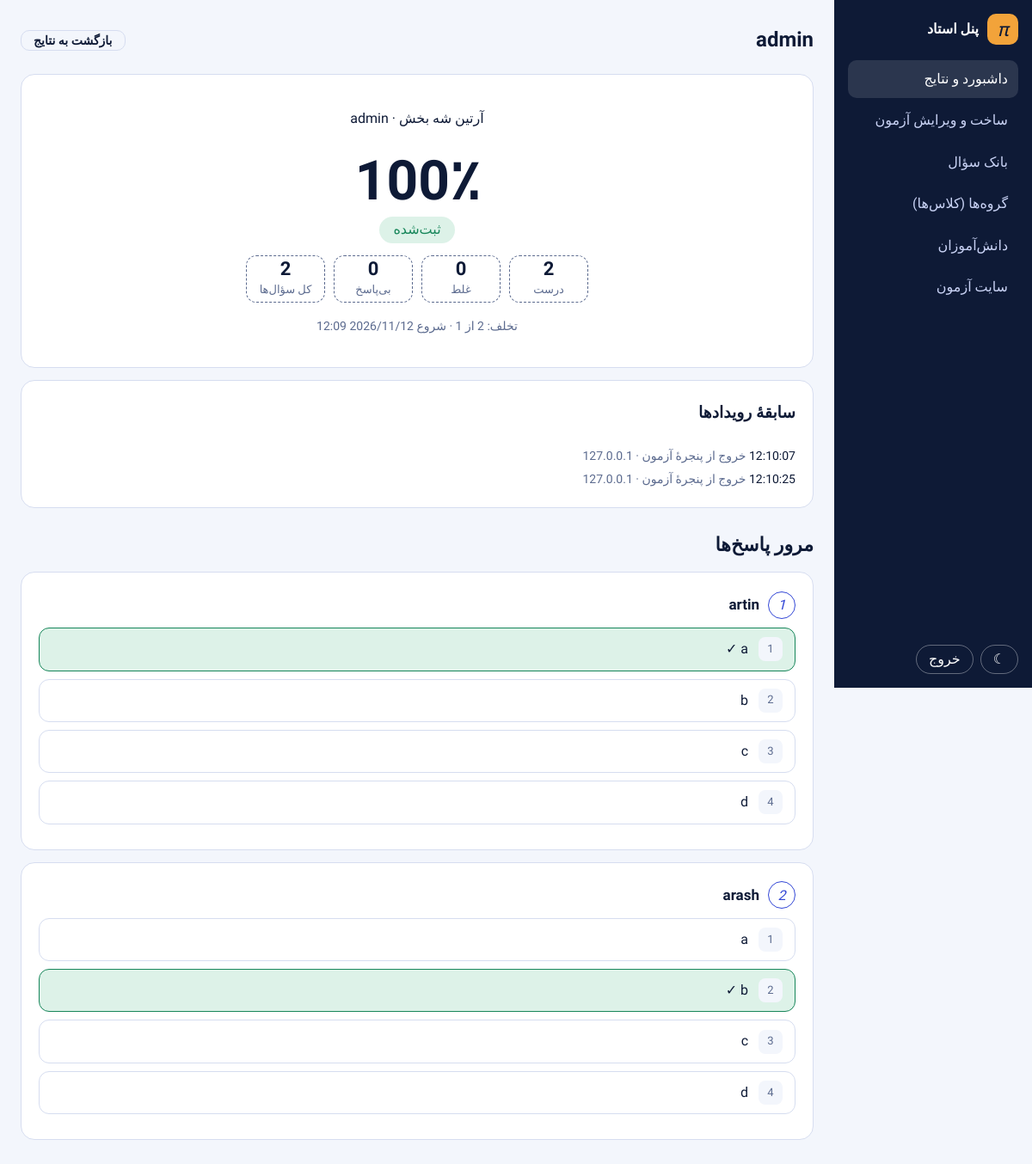
The page /teacher/attempt/3/ (signed in) on the database its author committed.
### exams/models.py (models this page shows, shortened)
class Attempt(models.Model):
    class Status(models.TextChoices):
        IN_PROGRESS = "in_progress", "در حال برگزاری"
        SUBMITTED = "submitted", "ثبت‌شده"
        DISQUALIFIED = "disqualified", "ابطال‌شده به‌دلیل تخلف"
        EXPIRED = "expired", "پایان زمان"
    user = models.ForeignKey(settings.AUTH_USER_MODEL, on_delete=models.PROTECT, related_name="attempts")
    exam = models.ForeignKey(Exam, on_delete=models.PROTECT, related_name="attempts")
    questions = models.ManyToManyField(Question, blank=True)  # مجموعهٔ سؤال‌های همین نفر (ثابت‌شده هنگام شروع)
    started_at = models.DateTimeField(auto_now_add=True)
    deadline = models.DateTimeField()
    finished_at = models.DateTimeField(null=True, blank=True)
    status = models.CharField(max_length=20, choices=Status.choices, default=Status.IN_PROGRESS)
    score = models.FloatField(null=True, blank=True)
    total = models.PositiveSmallIntegerField(default=0)
    answered = models.PositiveSmallIntegerField(default=0)
    correct = models.PositiveSmallIntegerField(default=0)
    violations = models.PositiveSmallIntegerField(default=0)
    class Meta:
        constraints = [
            models.UniqueConstraint(fields=["user", "exam"], name="one_attempt_per_user_exam"),
            models.CheckConstraint(condition=Q(score__isnull=True) | (Q(score__gte=0) & Q(score__lte=100)),
                                   name="score_in_0_100"),
        ]

class Exam(models.Model):
    class ResultMode(models.TextChoices):
        IMMEDIATE = "immediate", "بلافاصله پس از پایان آزمون"
        SCHEDULED = "scheduled", "در زمان مشخص‌شده توسط استاد"
    title = models.CharField("عنوان", max_length=200)
    description = models.TextField("توضیحات", blank=True)
    duration_minutes = models.PositiveSmallIntegerField("مدت (دقیقه)", validators=[MinValueValidator(1)])
    max_violations = models.PositiveSmallIntegerField("حداکثر تخلف مجاز", default=3, validators=[MinValueValidator(1)])
    shuffle_questions = models.BooleanField("ترتیب سؤال‌ها تصادفی باشد", default=True)
    shuffle_options = models.BooleanField("ترتیب گزینه‌ها تصادفی باشد", default=True)
    result_mode = models.CharField("زمان اعلام نتیجه", max_length=12, choices=ResultMode.choices, default=ResultMode.IMMEDIATE)
    results_release_at = models.DateTimeField("زمان اعلام نتیجه", null=True, blank=True,
                                              help_text="فقط وقتی «در زمان مشخص» انتخاب شده لازم است.")
    show_answers = models.BooleanField("همراه نتیجه، پاسخ صحیح و مرور سؤال‌ها نشان داده شود", default=False)
    allowed_groups = models.ManyToManyField(Group, blank=True, verbose_name="گروه‌های مجاز",
        help_text="خالی = همهٔ کاربران واردشده. در غیر این صورت فقط اعضای این گروه‌ها (مثلاً یک کلاس) دسترسی دارند.")
    is_active = models.BooleanField("فعال", default=True)

class Violation(models.Model):
    class Kind(models.TextChoices):
        TAB_HIDDEN = "tab_hidden", "تغییر تب یا مینیمایز"
        WINDOW_BLUR = "window_blur", "خروج از پنجرهٔ آزمون"
        COPY_PASTE = "copy_paste", "تلاش برای کپی یا چسباندن"
        RESUME = "resume", "بارگذاری مجدد صفحه (بدون جریمه)"
    attempt = models.ForeignKey(Attempt, on_delete=models.CASCADE, related_name="violation_log")
    kind = models.CharField(max_length=20, choices=Kind.choices)
    counted = models.BooleanField(default=True)
    ip = models.GenericIPAddressField(null=True, blank=True)
    user_agent = models.CharField(max_length=300, blank=True)
    created_at = models.DateTimeField(auto_now_add=True)
    class Meta:
        ordering = ["created_at"]

class Question(models.Model):
    exam = models.ForeignKey(Exam, on_delete=models.CASCADE, related_name="questions", null=True, blank=True)
    categories = models.ManyToManyField(Category, blank=True, related_name="questions", verbose_name="دسته‌بندی‌ها")
    tags = models.ManyToManyField(Tag, blank=True, related_name="questions", verbose_name="تگ‌ها")
    order = models.PositiveIntegerField("ترتیب", default=0)
    text = models.TextField("متن سؤال (فرمول با $...$)")
    option1 = models.CharField("گزینهٔ ۱", max_length=300)
    option2 = models.CharField("گزینهٔ ۲", max_length=300)
    option3 = models.CharField("گزینهٔ ۳", max_length=300, blank=True)
    option4 = models.CharField("گزینهٔ ۴", max_length=300, blank=True)
    correct = models.PositiveSmallIntegerField("گزینهٔ صحیح", choices=[(i, f"گزینهٔ {i}") for i in range(1, 5)], default=1)
    origin = models.ForeignKey("self", null=True, blank=True, editable=False, on_delete=models.SET_NULL, related_name="copies")
    class Meta:
        ordering = ["order", "id"]
        constraints = [
            models.CheckConstraint(condition=Q(correct__gte=1) & Q(correct__lte=4), name="correct_1_to_4"),
        ]

### exams/teacher.py (the view)
# urls.py: path("teacher/attempt/<int:attempt_id>/", t.teacher_attempt, name="teacher_attempt"),
@teacher_only
def teacher_attempt(request, attempt_id):
    a = get_object_or_404(Attempt.objects.select_related("exam", "user"), pk=attempt_id)
    return render(request, "teacher_attempt.html", {"sec": "dash", "a": a, "rows": review_rows(a), "log": a.violation_log.all(),
                                                    "wrong": a.answered - a.correct, "blank": a.total - a.answered})

### exams/views.py (called while the page is built)
def review_rows(a):
    answers = dict(a.answers.values_list("question_id", "selected"))
    rows = []
    for q in a.questions.all():
        sel = answers.get(q.pk)
        opts = [(n, t, n == q.correct, n == sel)
                for n, t in enumerate([q.option1, q.option2, q.option3, q.option4], 1) if t]
        rows.append({"q": q, "opts": opts, "sel": sel})
    return rows

### exams/templates/teacher_attempt.html (shortened to what this page needs)
{% extends "panel_base.html" %}
{% block head %}{% include "_katex.html" %}{% endblock %}
{% block content %}
<div class="ph"><h1>{{ a.user.get_full_name|default:a.user.username }}</h1><a class="btn sm line" href="{% url 'teacher_exam' a.exam_id %}">بازگشت به نتایج</a></div>
<section class="card score"><p>{{ a.exam.title }} · {{ a.user.username }}</p>
  <div class="big">{{ a.score|floatformat:"-1"|default:"—" }}٪</div><span class="badge {{ a.status }}">{{ a.get_status_display }}</span>
  <div class="stats"><div><b>{{ a.correct }}</b>درست</div><div><b>{{ wrong }}</b>غلط</div><div><b>{{ blank }}</b>بی‌پاسخ</div><div><b>{{ a.total }}</b>کل سؤال‌ها</div></div>
  <p class="muted">تخلف: {{ a.violations }} از {{ a.exam.max_violations }} · شروع {{ a.started_at|date:"Y/m/d H:i" }}</p></section>
{% if log %}<section class="card"><h3 style="margin-top:0">سابقهٔ رویدادها</h3><ul class="log">
  {% for v in log %}<li><span>{{ v.created_at|time:"H:i:s" }}</span> {{ v.get_kind_display }} · {{ v.ip|default:"" }}</li>{% endfor %}</ul></section>{% endif %}
{% include "_review.html" %}
{% endblock %}

### exams/templates/_review.html
<h2 class="sec">مرور پاسخ‌ها</h2>
{% for r in rows %}<section class="card"><h3 class="qt"><span class="idx">{{ forloop.counter }}</span>{{ r.q.text }}</h3>
{% for n, t, ok, sel in r.opts %}<div class="opt static {% if ok %}ok{% elif sel %}bad{% endif %}"><span class="b">{{ n }}</span>{{ t }}{% if ok %} ✓{% elif sel %} (پاسخ انتخاب‌شده){% endif %}</div>{% endfor %}
{% if r.sel is None %}<p class="muted">بی‌پاسخ</p>{% endif %}</section>{% endfor %}

### static/css/math.css (style rules this page uses)
:root { --ink:#0E1A36;--paper:#F3F6FC;--card:#fff;--line:#D6DDF0;--muted:#5C6B8F;--primary:#3347D6;--pencil:#F2A33A;--ok:#17865A;--bad:#C23B2A;--hero:#0E1A36;--btn:#0E1A36;--btn-ink:#fff;--sel:#E8EBFC;--okbg:#DDF2E8;--badbg:#F9E1DC;--serif:"STIX Two Text","Cambria Math",Georgia,serif }
* { box-sizing:border-box }
body { margin:0;background:var(--paper);color:var(--ink);font:16px/1.9 "Vazirmatn",Tahoma,sans-serif }
a { color:var(--primary) }
.card { background:var(--card);border:1px solid var(--line);border-radius:16px;padding:20px;margin-bottom:14px }
.btn { display:inline-block;background:var(--btn);color:var(--btn-ink);border:0;border-radius:12px;padding:8px 22px;font:700 16px "Vazirmatn",sans-serif;cursor:pointer;text-decoration:none }
.muted { color:var(--muted);font-size:14px }
.idx { display:inline-grid;place-items:center;width:32px;height:32px;margin-inline-end:10px;border:1.5px solid var(--primary);border-radius:50%;font:italic 16px var(--serif);color:var(--primary) }
.opt { display:flex;gap:12px;align-items:center;width:100%;text-align:start;background:none;border:1.5px solid var(--line);border-radius:12px;padding:9px 14px;margin-bottom:9px;font:inherit;cursor:pointer;color:var(--ink) }
.opt .b { flex:none;width:28px;height:28px;display:grid;place-items:center;border-radius:8px;background:var(--paper);font-size:13px;color:var(--muted) }
.score { text-align:center }
.big { font:800 64px/1.3 "Vazirmatn",sans-serif }
.badge { display:inline-block;border-radius:999px;padding:0 16px;background:var(--sel);font-weight:500 }
.badge.submitted { background:var(--okbg);color:var(--ok) }
.log { list-style:none;margin:0;padding:0;color:var(--muted);font-size:14px }
.log span { font-variant-numeric:tabular-nums;color:var(--ink) }
.sec { font-size:22px;margin:22px 0 10px }
.qt { font-size:17px;line-height:2;margin:0 0 10px }
.stats { display:flex;gap:10px;justify-content:center;flex-wrap:wrap;margin:14px 0 }
.stats div { min-width:92px;border:1px dashed var(--muted);border-radius:12px;padding:2px 12px;color:var(--muted);font-size:13px }
.stats b { display:block;font:800 22px "Vazirmatn",sans-serif;color:var(--ink) }
.opt.static { cursor:default }
.opt.ok { border-color:var(--ok);background:var(--okbg) }

### static/css/panel.css (style rules this page uses)
.panel { display:flex;min-height:100vh }
.pmain h1 { font-size:24px;margin:0 }
.ph { display:flex;gap:10px;flex-wrap:wrap;align-items:center;justify-content:space-between;margin-bottom:16px }
.btn.sm { padding:3px 14px;font-size:14px;border-radius:10px }
.btn.line { background:none;color:var(--ink);border:1px solid var(--line) }

### rows shown on the page
Attempt: user.get_full_name "admin", exam "آرتین شه بخش", user.username "admin", score "100", status "ثبت‌شده", correct "2", total "2", violations "2", started_at "2026/11/12 12:09"
Violation: created_at "12:10:07", kind "خروج از پنجرهٔ آزمون", ip "127.0.0.1"
Violation: created_at "12:10:25", kind "خروج از پنجرهٔ آزمون", ip "127.0.0.1"
Question: q.text "artin", opts "1" "2" "3" "4", opts "b" "c" "d"
Question: q.text "arash", opts "1" "2" "3" "4", opts "a" "c" "d"

### other values the page prints
{{ wrong }} "0"
{{ blank }} "0"
